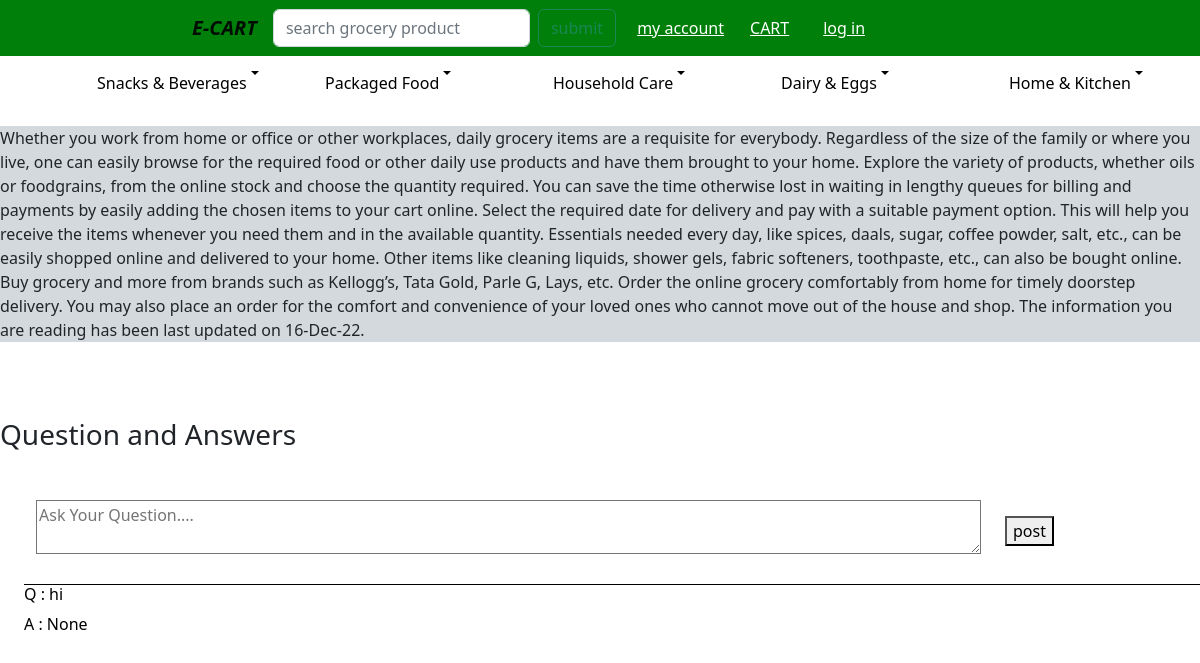
/home/, run on the app's committed database.
### cart_app/models.py (models this page shows, shortened)
class Category(models.Model):
    category_name=models.CharField(max_length=30,blank=True,null=True)

class QuestionAns(models.Model):
    question=models.TextField(blank=True,null=True,default=None)
    answer=models.TextField(blank=True,null=True)
    category=models.CharField(max_length=30,blank=True,null=True)
    products=models.ForeignKey(Item,on_delete=models.CASCADE,related_name='question_product',blank=True,null=True)

### cart_app/views.py (the view)
# urls.py: path('home/',home_view,name="home"),
def home_view(request):
    cate=Category.objects.all()
    question_ans=QuestionAns.objects.filter(category="general")
    if request.method=='POST' and "search" in request.POST:
        search=request.POST['search']
        print(search)
        data=Item.objects.filter(item_name=search)
        return render(request,'item.html',{"item":data})
    return render(request,'home.html',{"cate":cate,"question_ans":question_ans,"category":"general"})

### templates/home.html (shortened to what this page needs)
{% extends "base.html" %}
{% load static %}
        {% block content %}
<section class="vh-100% vw-100% bg-image" style="background-color: rgb(255, 255, 255);" >
    <div class="row pt-4">
        <div class="col" style="background-color: rgb(212, 217, 221);">
            Whether you work from home or office or other workplaces, daily grocery items are a requisite for everybody. Regardless of the size of the family or where you live, one can easily browse for the required food or other daily use products and have them brought to your home. Explore the variety of products, whether oils or foodgrains, from the online stock and choose the quantity required. You can save the time otherwise lost in waiting in lengthy queues for billing and payments by easily adding the chosen items to your cart online. Select the required date for delivery and pay with a suitable payment option. This will help you receive the items whenever you need them and in the available quantity. Essentials needed every day, like spices, daals, sugar, coffee powder, salt, etc., can be easily shopped online and delivered to your home. Other items like cleaning liquids, shower gels, fabric softeners, toothpaste, etc., can also be bought online. Buy grocery and more from brands such as Kellogg’s, Tata Gold, Parle G, Lays, etc. Order the online grocery comfortably from home for timely doorstep delivery. You may also place an order for the comfort and convenience of your loved ones who cannot move out of the house and shop. The information you are reading has been last updated on 16-Dec-22.
        </div>
    </div>
    <div class="row pt-3" style="background-image: url('https://images.unsplash.com/photo-1497211419994-14ae40a3c7a3?ixlib=rb-4.0.3&ixid=MnwxMjA3fDB8MHxleHBsb3JlLWZlZWR8MXx8fGVufDB8fHx8&auto=format&fit=crop&w=600&q=60') ; margin-top: 5%;">
        <h3>Question and Answers</h3>
    </div>
<div class="row pt-4 mt-3 ms-4" >
    <div class="col">
        <form action="/{{category}}/" method="POST">
            <div class="row">
                <div class="col">
                    <textarea name="question"  id="" cols="100" rows="2" placeholder="Ask Your Question...." style="background-color:  rgb(255, 255, 255); color: black;" ></textarea>
                </div>
                <div class="col mt-3">
                    <button>post</button>
                </div>
            </div>
        </form>
    </div>
</div>
<div id="question" class="ms-4 mt-4"  >
    {% for item in question_ans %}
        <h6>Q : {{item.question}}</h6>
        <p>A : {{item.answer}}</p>
    {% endfor %}
</div>
</section>
{% endblock %}

### templates/base.html (shortened to what this page needs)
{% load static %}
<!DOCTYPE html>
<html>
    <head>
        <link rel="stylesheet" href="{% static 'css/home.css' %}">
        <link href="https://cdn.jsdelivr.net/npm/bootstrap@5.2.3/dist/css/bootstrap.min.css" rel="stylesheet">
    </head>
    <body id="hi">
        <nav class="navbar navbar-expand-sm"  style="background-color: rgb(0, 128, 11);">
            <div class="container-fluid d-flex justify-content-between" style="padding-left: 16%;">
                <a class = "navbar-brand fw-bold" href="/home" id="hi" style="font-style: italic;">E-CART</a>
                <form method="POST" class="d-flex">
                    <input type="search" placeholder="search grocery product" name="search" class="form-control">
                    <button type="submit" value="sumbit" class="btn btn-outline-success mx-2">submit</button>
                </form>
                <div class="collapse navbar-collapse d-flex" id="navbarTogglerDemo02">
                        <button class="btn " type="button"  >
                        <a href="/account" style="color: white;">my account</a>
                        </button>
                        {% if user.is_authenticated %}
                            <button class="btn " type="button" >
                            <a href="/cart" style="color: rgb(255, 255, 255);">CART</a>
                            </button>
                        {% else %}
                            <button class="btn " type="button" >
                            <a href="/session" style="color: rgb(255, 255, 255);">CART</a>
                            </button>
                        {% endif %}
                    <div class="d-flex ">
                        {% if user.is_authenticated %}
                            <button class="btn  my-1 my-sm-0 mx-2" type="submit"><a href="/logout" style="color: white;"> log out</a></button>
                        {% else %}
                            <button class="btn  my-1 my-sm-0 mx-2" type="submit"><a href="/login" style="color: white;"> log in</a></button>
                        {% endif %}
                    </div>
                </div>
            </div>
        </nav>
        <section class="vh-100% vw-100% bg-image" style="background-color: rgb(255, 255, 255);" id="sec">
            <div class=" pt-2"style="padding-left: 7%;">
                <div class="row">
                    {% for item in cate %}
                    <div class="col">
                        <div class="dropdown d-flex">
                            <button class="btn  dropdown-toggle d-flex" type="button" id="dropdownMenuButton1" data-bs-toggle="dropdown" aria-expanded="false" style="color: rgb(0, 0, 0);">
                                {{item.category_name}}
                            </button>
                        </div>
                    </div>
                    {% endfor %}
                </div>
            </div>
        </section>
        {% block content %}
        {% endblock %}
    </body>
</html>

### static/css/home.css (style rules this page uses)
#sec { background-color: red; }
#question { border-top: 1px solid black; color: black; }

### data on the page
Category: category_name "Snacks & Beverages"
Category: category_name "Packaged Food"
Category: category_name "Household Care"
Category: category_name "Dairy & Eggs"
Category: category_name "Home & Kitchen"
QuestionAns: question "hi", answer "None"
